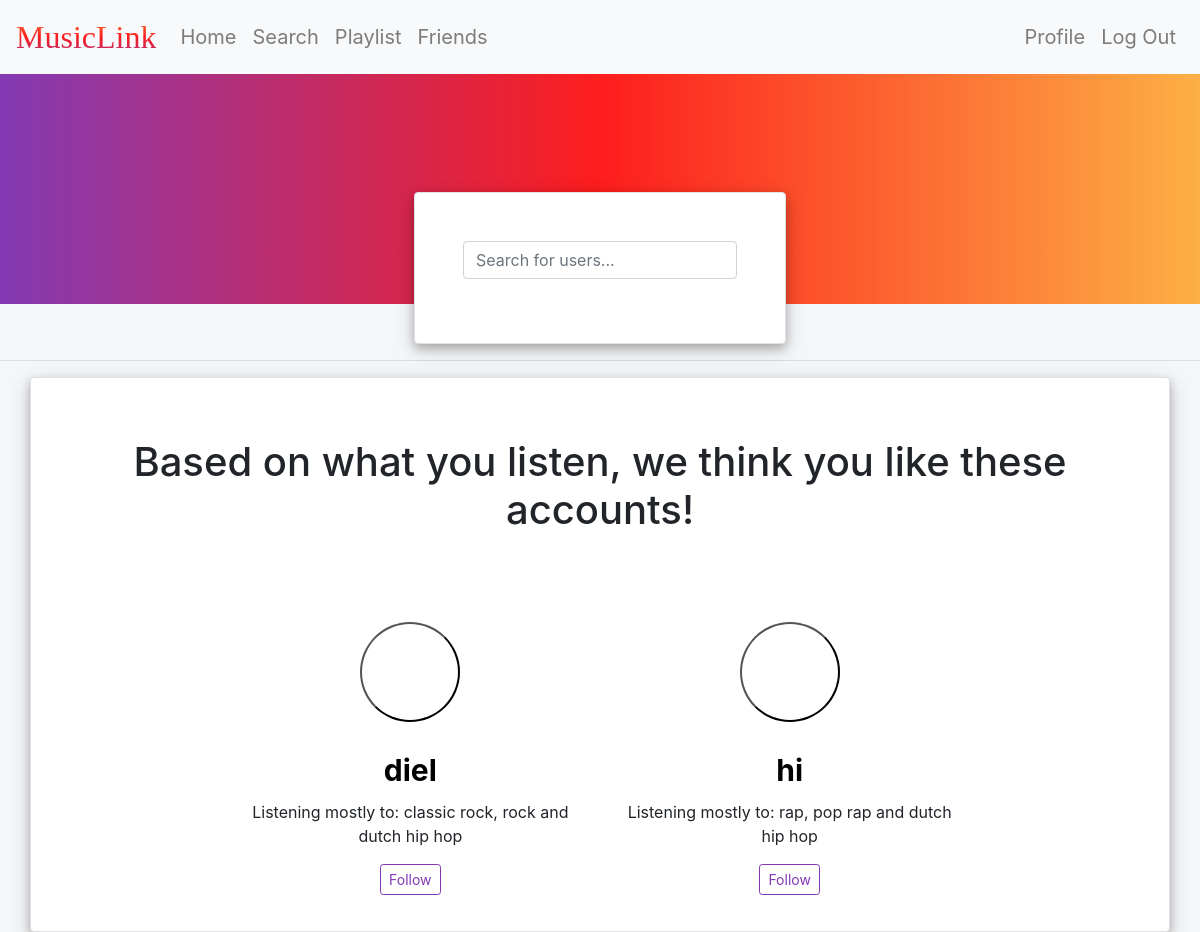
Before: /friends (signed in) with the older database file.
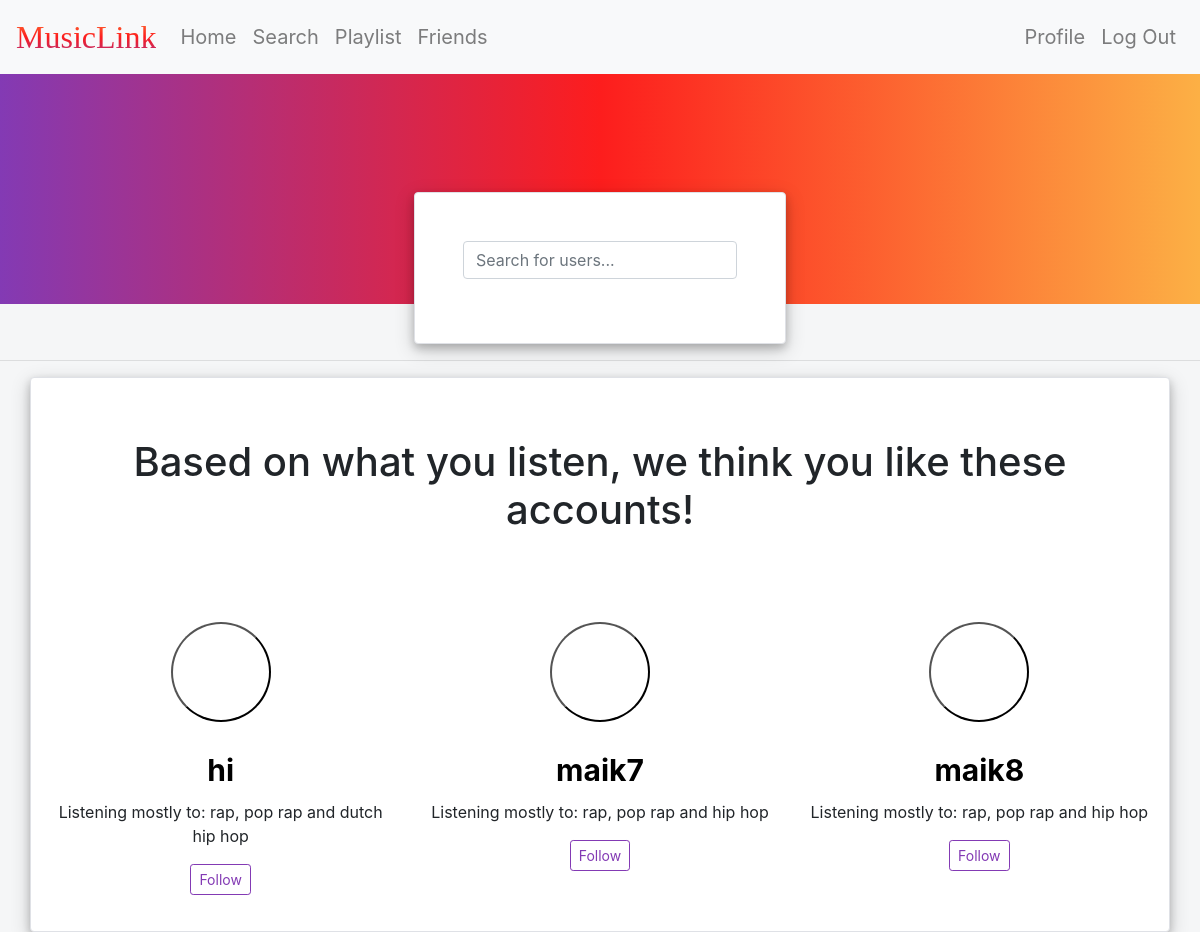
After: the same page with the newer database file.
### tables this page shows
CREATE TABLE 'top' ('userid' integer, 'artist1' text, 'artist2' text, 'artist3' text, 'artist4' text, 'artist5' text, 'track1' text, 'track2' text, 'track3' text, 'track4' text, 'track5' text, 'genre1' text, 'genre2' text, 'genre3' text);

CREATE TABLE 'users' ('userid' integer PRIMARY KEY AUTOINCREMENT NOT NULL, 'username' text, 'hash' text, 'spotifyid' text, 'profilepic' text);

### application.py (the view)
@app.route('/friends', methods=["GET"])
@login_required
def friends():
    following = get_following()
    potential_friends = get_potential_friends(following)
    return render_template("friends.html", potential_friends=potential_friends, following=following)

### helpers.py (called while the page is built)
def login_required(f):
    @wraps(f)
    def decorated_function(*args, **kwargs):
        if session.get("user_id") is None:
            return redirect("/")
        return f(*args, **kwargs)
    return decorated_function

def get_following():
    followinglist = db.execute("SELECT followeduserid FROM following WHERE followuserid = :userid", userid=session['user_id'])
    following = []
    if len(followinglist) != 0:
        following = [followed['followeduserid'] for followed in followinglist]
    return following

### templates/friends.html (shortened to what this page needs)
{% extends "layout.html" %}
{% block main %}
    <div class="row flex animate-bottom" style="align-items: center">
        <div class="col-sm"></div>
        <div class="col-">
            <form action="/search" method="post" class="blocks shadowdiv" style="padding: 3em; margin-top: 2em;">
                <div class="form-group">
                    <input autocomplete="off" autofocus class="form-control" id="search" name="search" placeholder="Search for users..." type="text">
                </div>
            </form>
        </div>
        <div class="col-sm"></div>
    </div>
    {% if potential_friends %}
    <hr class="featurette-divider">
    <div class="container marketing blocks shadowdiv animate-bottom">
        <h1 id="friendspage">Based on what you listen, we think you like these accounts!</h1>
        <div class="row">
            {% if potential_friends|length < 3 %}
            <div class="col-sm"></div>
            {% endif %}
            {% for user in potential_friends %}
                <div class="col-lg-4">
                    <form action="/profile" method="post">
                        <button type="submit" value="{{ user['name'] }}" name="username" class="center-cropped" style="background: url({{ user['img'] }}); background-position: center center; background-size: cover; cursor: pointer"></button>
                    </form>
                    <form action="/profile" method="post">
                        <input type="submit" class="btn default" value="{{ user['name'] }}" name='username' style="background-color: inherit; font-size: 30px; font-weight: bold">
                    </form>
                    <p>Listening mostly to: {{ user['genre1'] }}, {{ user['genre2'] }} and {{ user['genre3'] }}</p>
                    <p>
                    <form action="/follow" method="post">
                        <button type="submit" class="btn btn-outline-success btn-sm buttons-outline" value="{{ user['name'] }}" name='follow'>Follow</button>
                    </form>
                    </p>
                </div>
            {% endfor %}
            {% if potential_friends|length < 3 %}
            <div class="col-sm"></div>
            {% endif %}
        </div>
    </div>
    {% endif %}
{% endblock %}

### templates/layout.html (shortened to what this page needs)
<!DOCTYPE html>
<head>
    <link href="/static/styles.css" rel="stylesheet">
    <link href="https://stackpath.bootstrapcdn.com/bootstrap/4.1.3/css/bootstrap.min.css" rel="stylesheet">
</head>
<body>
        <nav class="navbar fixed-top navbar-expand-md navbar-light bg-light">
            <a href="/home" class="navbar-brand" id="brand">MusicLink</a>
            <div class="collapse navbar-collapse" id="navbar">
                {% if session.user_id %}
                    <ul class="navbar-nav mr-auto">
                        <li id="navitem" class="nav-item"><a class="nav-link" href="/home">Home</a></li>
                        <li id="navitem" class="nav-item"><a class="nav-link" href="/search">Search</a></li>
                        <li id="navitem" class="nav-item"><a class="nav-link" href="/playlist">Playlist</a></li>
                        <li id="navitem" class="nav-item"><a class="nav-link" href="/friends">Friends</a></li>
                    </ul>
                    <ul class="navbar-nav ml-auto">
                        <li id="navitem" class="nav-item"><a class="nav-link" href="/ownprofile">Profile</a></li>
                        <li id="navitem" class="nav-item"><a class="nav-link" href="/logout">Log Out</a></li>
                    </ul>
                {% else %}
                    <ul class="navbar-nav ml-auto">
                        <li id="navitem" class="nav-item"><a class="nav-link" href="/authorise">Register</a></li>
                        <li id="navitem" class="nav-item"><a class="nav-link" onclick="openLogin()" style="cursor: pointer;">Log In</a></li>
                    </ul>
                {% endif %}
            </div>
        </nav>
        <header>
            <div class="background"></div>
        </header>
    <main>
        {% block main %}{% endblock %}
    </main>
</body>

### static/styles.css (style rules this page uses)
#brand { background: -webkit-linear-gradient(90deg, rgba(131,58,180,1) 0%, rgba(253,29,29,1) 50%, rgba(252,176,69,1) 100%); -webkit-background-clip: text; -webkit-text-fill-color: transparent; font-family: papyrus; font-size: 200%; }
#navitem { font-size: 125%; color: #D4AF37; }
main { text-align: center; padding-top: 3em; position: absolute; top: 7em; width: 100%; }
main .form-control { display: inline-block; width: auto; }
body { max-width: 100%; overflow-x: hidden; padding-top: 4em; background-color: #f5f6f7 !important; }
#friendspage { padding-bottom: 2em; padding-top: 1em; }
.center-cropped { width: 100px; height: 100px; background-position: center center; background-repeat: no-repeat; background-size: cover; border-radius: 50%; margin: auto; }
.shadowdiv { box-shadow: 0 4px 8px 0 rgba(0, 0, 0, 0.2), 0 6px 20px 0 rgba(0, 0, 0, 0.19); }
.blocks { padding: 20px; margin-right: 7em; margin-left: 7em; background-color: white; border: 1px solid #DFE1E6; border-radius: 4px; }
.background { background: linear-gradient(90deg, rgba(131,58,180,1) 0%, rgba(253,29,29,1) 50%, rgba(252,176,69,1) 100%); height: 15em; position: relative; }
.animate-bottom { position: relative; -webkit-animation-name: animatebottom; -webkit-animation-duration: 1s; animation-name: animatebottom; animation-duration: 1s }
.buttons-outline { border-color: rgba(131,58,180,1) !important; color: rgba(131,58,180,1) !important; }

Changed rows visible on the page:
no longer on this page (row unchanged): top: username "diel", genre1 "classic rock", genre2 "rock", genre3 "dutch hip hop"
added top: username "maik7", genre1 "rap", genre2 "pop rap", genre3 "hip hop"
added top: username "maik8", genre1 "rap", genre2 "pop rap", genre3 "hip hop"
